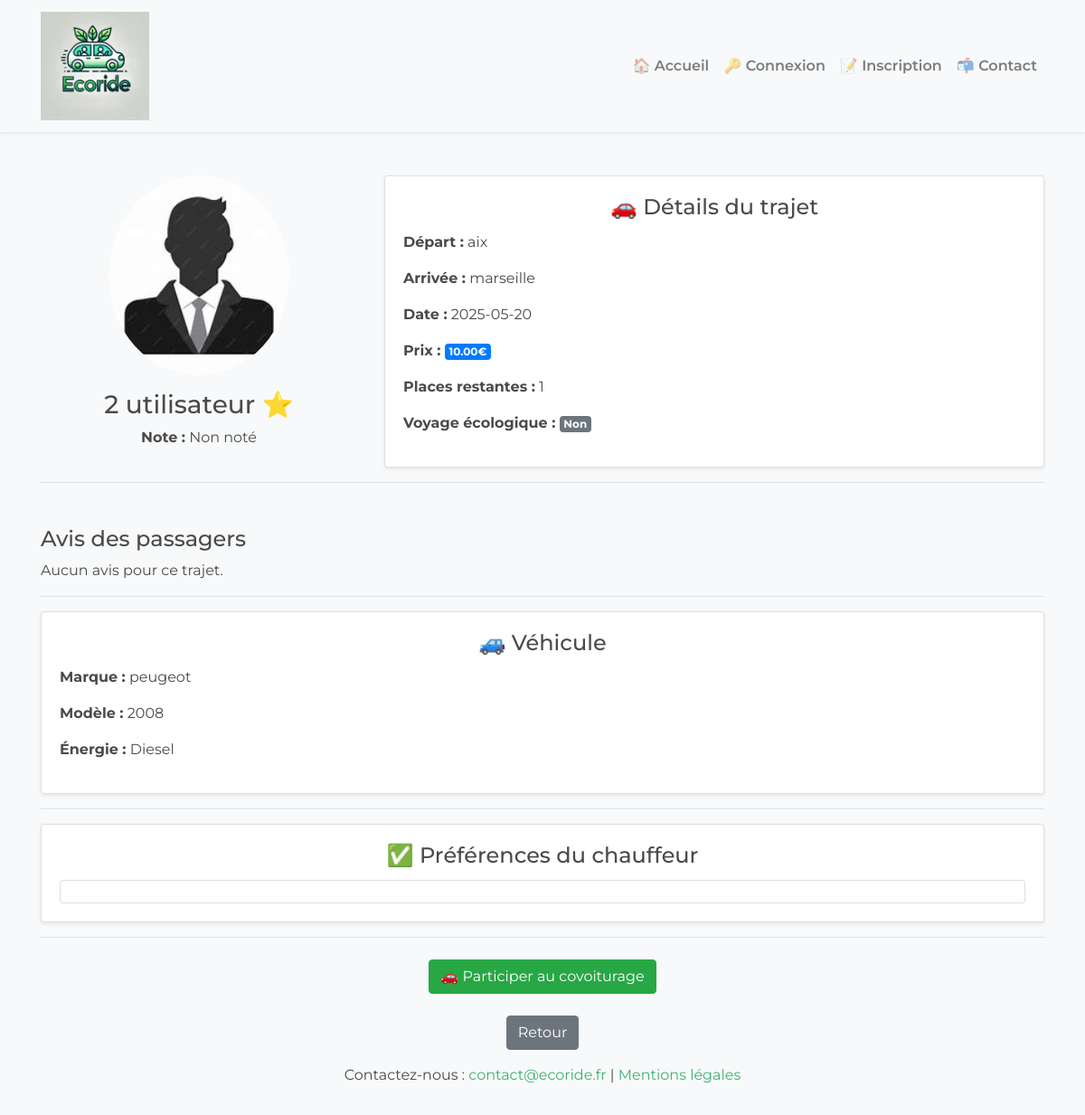
Before: /details.php?id=51 with the older database file.
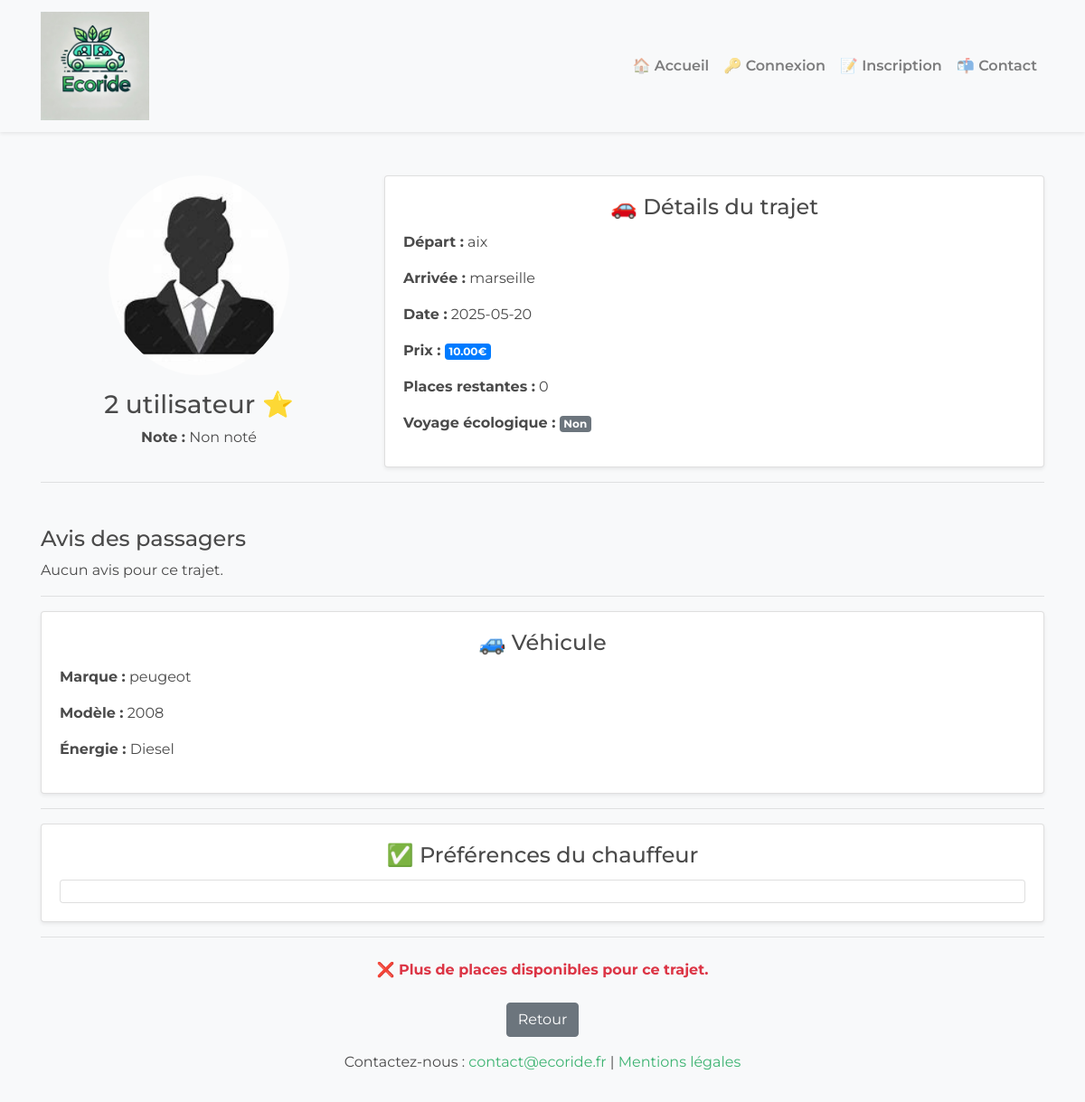
After: the same page with the newer database file.
### tables this page shows
CREATE TABLE `trajets` (
  `id` int(11) NOT NULL,
  `chauffeur` varchar(100) NOT NULL,
  `photo` varchar(255) DEFAULT 'default.jpg',
  `depart` varchar(100) NOT NULL,
  `adresse_depart` varchar(255) DEFAULT NULL,
  `destination` varchar(100) NOT NULL,
  `adresse_arrivee` varchar(255) DEFAULT NULL,
  `date` date NOT NULL,
  `prix` decimal(10,2) NOT NULL,
  `places` int(11) NOT NULL DEFAULT 3,
  `vehicule_id` int(11) DEFAULT NULL,
  `eco` tinyint(1) NOT NULL DEFAULT 0,
  `fumeur` tinyint(1) NOT NULL DEFAULT 0,
  `preferences` text DEFAULT NULL,
  `created_at` timestamp NOT NULL DEFAULT current_timestamp(),
  `user_id` int(11) NOT NULL,
  `statut` enum('à_venir','en_cours','termine') DEFAULT 'à_venir',
  `duree_minutes` int(11) NOT NULL DEFAULT 0
);

CREATE TABLE `users` (
  `id` int(11) NOT NULL,
  `nom` varchar(100) NOT NULL,
  `prenom` varchar(100) NOT NULL,
  `email` varchar(150) NOT NULL,
  `telephone` varchar(10) DEFAULT NULL,
  `mot_de_passe` varchar(255) NOT NULL,
  `created_at` timestamp NOT NULL DEFAULT current_timestamp(),
  `credits` int(11) NOT NULL DEFAULT 20,
  `role` enum('utilisateur','employe','admin','Utilisateur suspendu','employé suspendu') NOT NULL DEFAULT 'utilisateur',
  `photo` longblob DEFAULT NULL
);

CREATE TABLE `vehicules` (
  `id` int(11) NOT NULL,
  `user_id` int(11) DEFAULT NULL,
  `marque` varchar(100) DEFAULT NULL,
  `modele` varchar(100) DEFAULT NULL,
  `couleur` varchar(100) DEFAULT NULL,
  `energie` varchar(50) DEFAULT NULL,
  `plaque_immatriculation` varchar(20) DEFAULT NULL,
  `date_immatriculation` date DEFAULT NULL
);

### details.php (the view, shortened to what this page needs)
<?php
require_once("templates/header.php");
require_once("config/database.php");
$trajet_id = $_GET['id'] ?? null;
$sqlTrajet = "SELECT t.*, v.marque, v.modele, v.energie, u.prenom, u.nom, u.photo
              FROM trajets t
              LEFT JOIN vehicules v ON t.vehicule_id = v.id
              LEFT JOIN users u ON t.user_id = u.id
              WHERE t.id = :id";
$stmtTrajet = $conn->prepare($sqlTrajet);
$stmtTrajet->execute([':id' => $trajet_id]);
$trajet = $stmtTrajet->fetch(PDO::FETCH_ASSOC);
$sqlAvis = "SELECT a.*, u.nom, u.prenom
            FROM avis a
            JOIN users u ON a.utilisateur_id = u.id
            WHERE a.trajet_id = :trajet_id AND a.valide = 1
            ORDER BY a.created_at DESC";
$stmtAvis = $conn->prepare($sqlAvis);
$stmtAvis->execute([':trajet_id' => $trajet_id]);
$avis = $stmtAvis->fetchAll(PDO::FETCH_ASSOC);
$moyenne = null;
$chauffeur = trim(($trajet['prenom'] ?? '') . ' ' . ($trajet['nom'] ?? ''));
$photo = $trajet['photo'] ?? null;
$depart = $trajet['depart'] ?? 'Non précisé';
$destination = $trajet['destination'] ?? 'Non précisé';
$date = $trajet['date'] ?? 'Non précisée';
$prix = $trajet['prix'] ?? 'Non précisé';
$places = $trajet['places'] ?? 0;
$eco = $trajet['eco'] ?? 0;
$marque = $trajet['marque'] ?? 'Non précisée';
$modele = $trajet['modele'] ?? 'Non précisé';
$energie = $trajet['energie'] ?? 'Non précisée';
$preferences = $trajet['preferences'] ?? '';
$preferencesList = explode(", ", $preferences);
?>
<div class="container mt-5">
    <div class="row">
        <div class="col-md-4 text-center">
            <?php if (!empty($photo)): ?>
                <img
                     alt="Photo de <?= htmlspecialchars($chauffeur) ?>"
                     class="rounded-circle img-fluid mb-3" width="200">
            <?php else: ?>
                <img src="assets/images/OIP.jpg"
                     alt="Photo par défaut"
                     class="rounded-circle img-fluid mb-3" width="200">
            <?php endif; ?>
            <h3><?= htmlspecialchars($chauffeur) ?> ⭐</h3>
            <p><strong>Note :</strong> <?= $moyenne !== null ? "$moyenne / 5" : 'Non noté' ?></p>
        </div>
        <div class="col-md-8">
            <div class="card shadow-sm">
                <div class="card-body">
                    <h4 class="card-title text-center">🚗 Détails du trajet</h4>
                    <p><strong>Départ :</strong> <?= htmlspecialchars($depart) ?></p>
                    <p><strong>Arrivée :</strong> <?= htmlspecialchars($destination) ?></p>
                    <p><strong>Date :</strong> <?= htmlspecialchars($date) ?></p>
                    <p><strong>Prix :</strong> <span class="badge badge-primary"><?= htmlspecialchars($prix) ?>€</span></p>
                    <p><strong>Places restantes :</strong> <?= htmlspecialchars($places) ?></p>
                    <p><strong>Voyage écologique :</strong>
                        <?= $eco == 1
                            ? "<span class='badge badge-success'>Oui</span>"
                            : "<span class='badge badge-secondary'>Non</span>"; ?>
                    </p>
                </div>
            </div>
        </div>
    </div>
    <hr>
    <h4 class="mt-5">Avis des passagers</h4>
    <?php if (count($avis) === 0): ?>
        <p>Aucun avis pour ce trajet.</p>
    <?php endif; ?>
    <hr>
    <div class="card shadow-sm mt-3">
        <div class="card-body">
            <h4 class="card-title text-center">🚙 Véhicule</h4>
            <p><strong>Marque :</strong> <?= htmlspecialchars($marque) ?></p>
            <p><strong>Modèle :</strong> <?= htmlspecialchars($modele) ?></p>
            <p><strong>Énergie :</strong> <?= htmlspecialchars($energie) ?></p>
        </div>
    </div>
    <hr>
    <div class="card shadow-sm mt-3">
        <div class="card-body">
            <h4 class="card-title text-center">✅ Préférences du chauffeur</h4>
            <ul class="list-group">
                <?php foreach ($preferencesList as $pref): ?>
                    <li class="list-group-item"><span class="badge badge-info"><?= htmlspecialchars($pref) ?></span></li>
                <?php endforeach; ?>
            </ul>
        </div>
    </div>
    <hr>
    <div class="text-center mt-4">
        <?php if ($places > 0): ?>
            <form action="reserver.php" method="POST">
                <button type="submit" class="btn btn-success">🚗 Participer au covoiturage</button>
            </form>
        <?php else: ?>
            <p class="text-danger"><strong>❌ Plus de places disponibles pour ce trajet.</strong></p>
        <?php endif; ?>
    </div>
    <div class="text-center mt-4">
        <a href="index.php" class="btn btn-secondary">Retour</a>
    </div>
</div>
<?php require_once("templates/footer.php"); ?>

### templates/header.php (shortened to what this page needs)
<!DOCTYPE html>
<html lang="fr">
<head>
  <link rel="stylesheet" href="https://stackpath.bootstrapcdn.com/bootstrap/4.5.2/css/bootstrap.min.css">
  <link rel="stylesheet" href="assets/css/style.css">
</head>
<body>
<nav class="navbar navbar-expand-lg navbar-light bg-light shadow-sm">
  <div class="container">
    <a class="navbar-brand" href="index.php">
      <img src="assets/images/logo_ecoride.jpg" alt="Logo EcoRide" style="max-width: 120px;">
    </a>
    <div class="collapse navbar-collapse justify-content-end" id="navbarNav">
      <ul class="navbar-nav">
        <?php if (isset($_SESSION['user_id'])): ?>
          <?php if ($_SESSION['role'] === 'admin'): ?>
            <li class="nav-item"><a class="nav-link" href="dashboard_admin.php">🧭Dashboard Admin</a></li>
            <li class="nav-item"><a class="nav-link" href="gerer_utilisateurs.php">👥 Gérer Utilisateurs</a></li>
            <li class="nav-item"><a class="nav-link" href="gerer_employes.php">🧑‍💼 Gérer Employés</a></li>
            <li class="nav-item"><a class="nav-link" href="historique_signalements.php">📜 Historique signalements</a><br>
            <li class="nav-item"><a class="nav-link" href="statistiques.php">📊 Statistiques</a></li>
          <?php elseif ($_SESSION['role'] === 'employe'): ?>
            <li class="nav-item"><a class="nav-link" href="accueil_employe.php">🧭 Espace Employé</a></li>
            <li class="nav-item"><a class="nav-link" href="espace_employe.php">🗣 Modérer Avis</a></li>
          <?php elseif ($_SESSION['role'] === 'utilisateur'): ?>
            <li class="nav-item"><a class="nav-link" href="index.php">🏠 Accueil</a></li>
            <li class="nav-item"><a class="nav-link" href="espace_utilisateur.php">🧭 Mon tableau de bord</a></li>
            <li class="nav-item"><a class="nav-link" href="profil.php">👤 Mon Profil</a></li>
            <li class="nav-item"><a class="btn btn-success btn-sm ml-2" href="ajouter_trajet.php">🚗 Publier un trajet</a></li>
          <?php endif; ?>
          <li class="nav-item"><a class="nav-link" href="deconnexion.php">🔓 Déconnexion</a></li>
          <?php else: ?>
            <li class="nav-item"><a class="nav-link" href="index.php">🏠 Accueil</a></li>
            <li class="nav-item"><a class="nav-link" href="connexion.php">🔑 Connexion</a></li>
            <li class="nav-item"><a class="nav-link" href="inscription.php">📝 Inscription</a></li>
            <li class="nav-item"><a class="nav-link" href="contact.php">📬 Contact</a></li>
          <?php endif; ?>
      </ul>
    </div>
  </div>
</nav>

### templates/footer.php (shortened to what this page needs)
<footer class="footer text-center py-3">
  <p>
    Contactez-nous : <a href="mailto:contact@ecoride.fr">contact@ecoride.fr</a> |
    <a href="mentions-legales.php">Mentions légales</a>
  </p>
</footer>
</body>
</html>
</body>
</html>

### assets/css/style.css (style rules this page uses)
body { font-family: 'Open Sans', sans-serif; color: #4A4A4A; }
h1, h2, h3 { font-family: 'Montserrat', sans-serif; }
.footer { background-color: #f8f9fa; padding: 20px; text-align: center; }
footer a { color: #3CB371 ; text-decoration: none; }
.navbar { font-size: 16px; }
.navbar .navbar-brand img { max-width: 100px; }
.navbar-nav .nav-link { font-weight: 600; }
body { background-color: #f8f9fa; font-family: 'Montserrat', sans-serif; }

Changed rows visible on the page:
changed trajets "aix": places "1" → "0"
Other visible differences:
text no longer shown: "🚗 Participer au covoiturage"
text now shown: "❌ Plus de places disponibles pour ce trajet."
